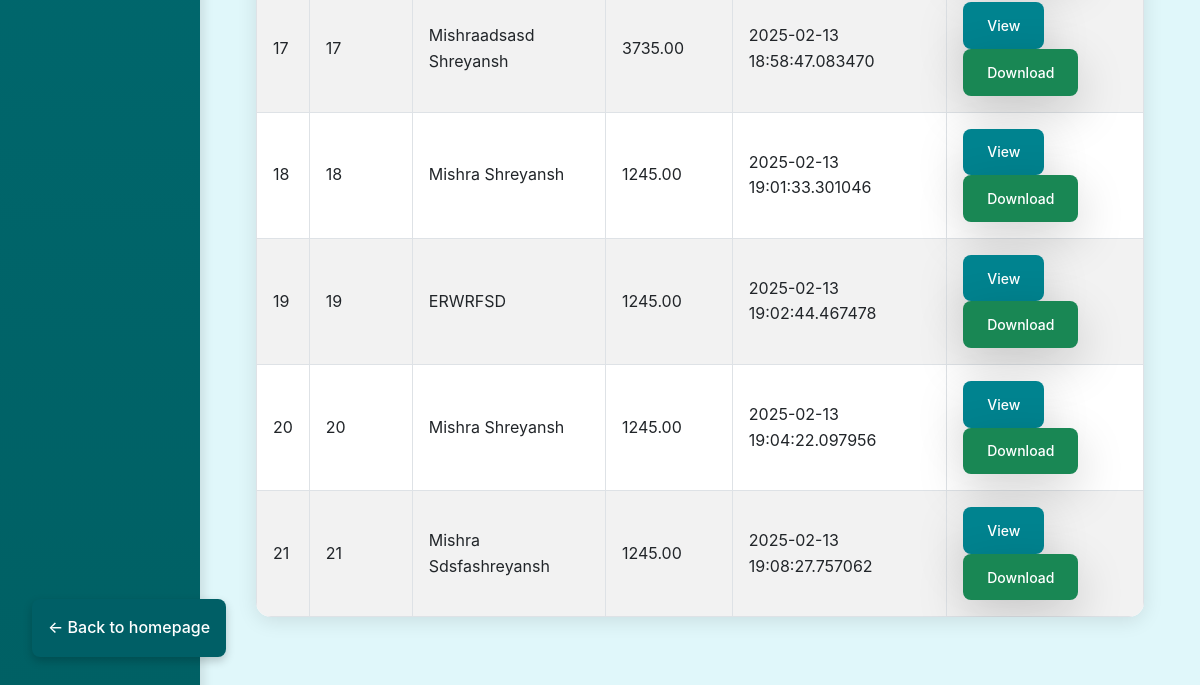
Page /admin_page (lower part) on the earlier database version.
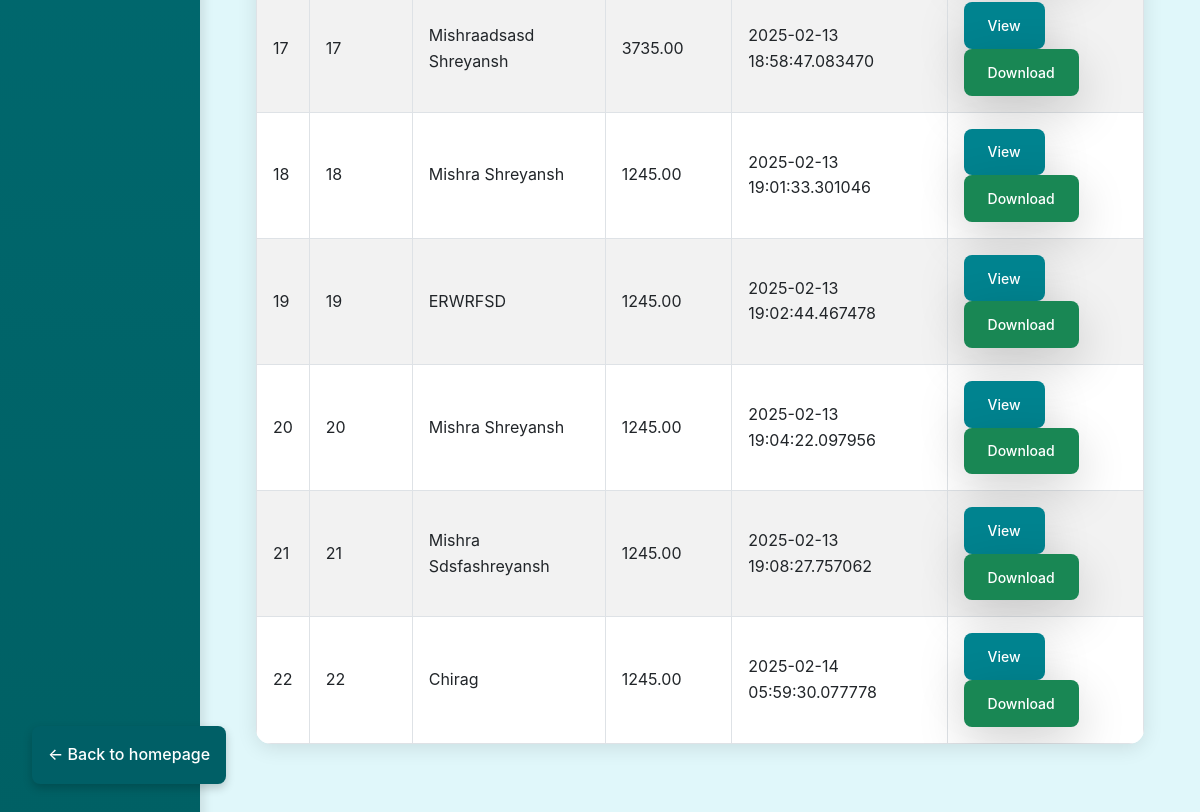
Same page on the later database version.
### db.py (models this page shows)
class Invoice(Base):
    __tablename__ = 'invoices'
    invoice_id = Column(Integer, primary_key=True)
    customer_id = Column(Integer, ForeignKey('customers.customer_id'), nullable=False)
    invoice_date = Column(DateTime, default=datetime.utcnow)
    total_amount = Column(DECIMAL(10, 2), nullable=False)
    customer = relationship('Customer', back_populates='invoices')
    invoice_items = relationship('InvoiceItem', back_populates='invoice')

class Customer(Base):
    __tablename__ = 'customers'
    customer_id = Column(Integer, primary_key=True)
    username = Column(String(50), nullable=False)
    city = Column(String(50),  nullable=False)
    state = Column(String(50), nullable=False)
    address = Column(String(100), nullable=False)
    email = Column(String(100), unique=True, nullable=False)
    zip = Column(String(100), nullable=False)
    invoices = relationship('Invoice', back_populates='customer')

### app.py (the view)
@app.route('/admin_page')
def admin():
    all_reviews = session.query(Review).all()
    all_products = session.query(Product).all()
    all_invoice = session.query(Invoice).join(Invoice.customer).all()
    all_invoice_item = session.query(InvoiceItem).all()
    return render_template('admin.html', all_reviews=all_reviews,all_products = all_products,all_invoice = all_invoice)

### templates/admin.html (shortened to what this page needs)
<!DOCTYPE html>
<html lang="en">
<head>
    <link href="https://cdn.jsdelivr.net/npm/bootstrap@5.3.0/dist/css/bootstrap.min.css" rel="stylesheet">
</head>
<body>
    <div class="container-fluid">
        <div class="row">
            <nav class="col-md-2 sidebar d-flex flex-column">
                <br>
                <br>
                <br>
                <a href="{{ url_for('homepage') }}" class="back-btn">
                    &larr; Back to homepage
                </a>
            </nav>
            <main class="col-md-10 content fade-in">
                <section id="product-management" class="container my-5">
                    <section id="invoice-management" class="container mt-5">
                        <table class="table table-striped table-hover table-bordered">
                                <tbody>
                                    {% for invoice in all_invoice %}
                                    <tr class="table-row-hover">
                                        <td>{{loop.index}}</td>
                                        <td>{{invoice.invoice_id}}</td>
                                        <td>{{invoice.customer.username}}</td>
                                        <td>{{invoice.total_amount}}</td>
                                        <td>{{invoice.invoice_date}}</td>
                                        <td>
                                            <button
                                                class="btn btn-primary btn-sm shadow-lg transform-hover">View</button>
                                            <button
                                                class="btn btn-success btn-sm shadow-lg transform-hover">Download</button>
                                        </td>
                                    </tr>
                                    {% endfor %}
                                </tbody>
                        </table>
        </div>
    </div>
</body>
</html>

### templates/admin.html (style rules this page uses)
:root { --primary-aqua: #00838f; --secondary-aqua: #006064; --light-aqua: #84ffff; --dark-aqua: #006064; --background: #e0f7fa; --text-primary: #263238; --text-secondary: #546e7a; --success: #2e7d32; --warning: #f57f17; --danger: #c62828; --white: #ffffff; --shadow: rgba(0, 0, 0, 0.1); }
body { background-color: var(--background); font-family: 'Inter', 'Segoe UI', sans-serif; color: var(--text-primary); line-height: 1.6; }
.sidebar { background: linear-gradient(180deg, var(--primary-aqua) 0%, var(--secondary-aqua) 100%); min-height: 100vh; padding: 2rem 1rem; transition: all 0.3s ease; box-shadow: 4px 0 10px var(--shadow); }
.sidebar a { color: var(--white); text-decoration: none; padding: 1rem; display: block; border-radius: 8px; margin-bottom: 0.5rem; transition: all 0.3s ease; font-weight: 500; }
.content { padding: 2rem; animation: fadeIn 0.5s ease-in-out; }
.table { background: var(--white); border-radius: 15px; overflow: hidden; box-shadow: 0 4px 20px var(--shadow); }
.btn { border-radius: 8px; padding: 0.8rem 1.5rem; font-weight: 500; transition: all 0.3s ease; border: none; }
.btn-primary { background: var(--primary-aqua); color: var(--white); }
.back-btn { position: fixed; bottom: 2rem; left: 2rem; background: #005f66; color: var(--white); padding: 0.8rem 1.5rem; border-radius: 8px; text-decoration: none; transition: all 0.3s ease; z-index: 1000; font-weight: 500; box-shadow: 0 4px 10px rgba(0, 0, 0, 0.2); }
.transform-hover { transition: all 0.3s ease; }

Differences in the rows shown:
added Invoice: invoice_id "22", customer.username "Chirag", total_amount "1245.00", invoice_date "2025-02-14 05:59:30.077778"
